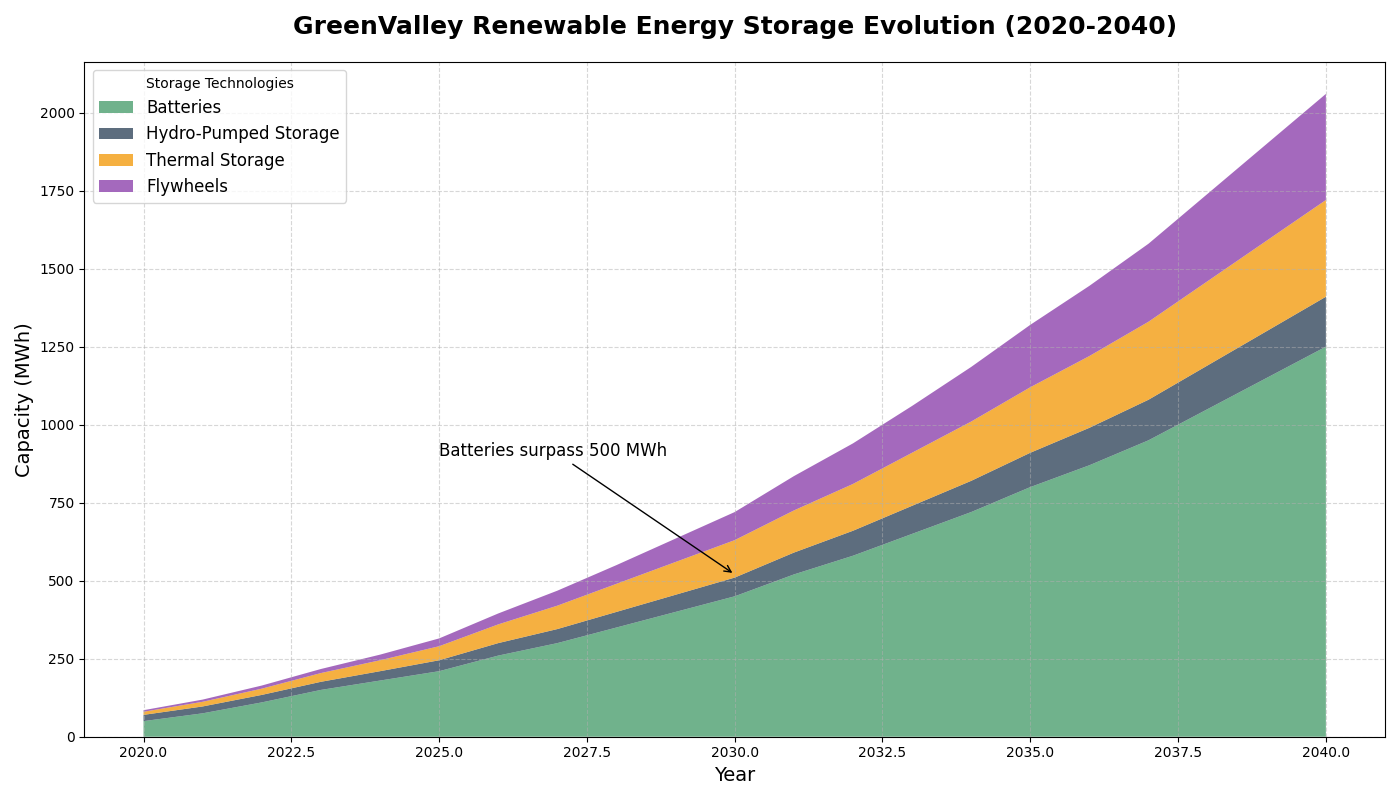

This chart was generated by the following Python code:
import matplotlib.pyplot as plt
import numpy as np

# Backstory: This chart illustrates the evolution of renewable energy storage technologies in the fictional city of GreenValley over the span of 20 years.

# Define the years from 2020 to 2040
years = np.arange(2020, 2041)

# Data for different storage technologies (in megawatt-hours)
batteries = np.array([50, 75, 110, 150, 180, 210, 260, 300, 350, 400, 450, 520, 580, 650, 720, 800, 870, 950, 1050, 1150, 1250])
hydropumped = np.array([20, 22, 24, 26, 30, 35, 40, 45, 50, 55, 60, 70, 80, 90, 100, 110, 120, 130, 140, 150, 160])
thermal = np.array([10, 15, 20, 28, 35, 45, 60, 75, 90, 105, 120, 135, 150, 170, 190, 210, 230, 250, 270, 290, 310])
flywheels = np.array([5, 7, 10, 13, 18, 25, 35, 48, 60, 75, 90, 110, 130, 150, 175, 200, 225, 250, 280, 310, 340])

# Create the figure and axis for the plot
fig, ax = plt.subplots(figsize=(14, 8))

# Plot the stacked area chart
ax.stackplot(years, batteries, hydropumped, thermal, flywheels,
             labels=['Batteries', 'Hydro-Pumped Storage', 'Thermal Storage', 'Flywheels'],
             colors=['#4C9F70', '#34495E', '#F39C12', '#8E44AD'], alpha=0.8)

# Set the title and labels, with line breaks in the title for clarity
ax.set_title('GreenValley Renewable Energy Storage Evolution (2020-2040)', fontsize=18, fontweight='bold', pad=20)
ax.set_xlabel('Year', fontsize=14)
ax.set_ylabel('Capacity (MWh)', fontsize=14)

# Add a legend to the plot
ax.legend(loc='upper left', title='Storage Technologies', fontsize=12)

# Enable grid for better readability
ax.grid(True, linestyle='--', alpha=0.5)

# Annotate significant growth points
ax.annotate('Batteries surpass 500 MWh', xy=(2030, 520), xytext=(2025, 900),
             arrowprops=dict(facecolor='black', arrowstyle='->'), fontsize=12)

# Automatically adjust layout to prevent text overlap and clipping
plt.tight_layout()

# Display the plot
plt.show()
